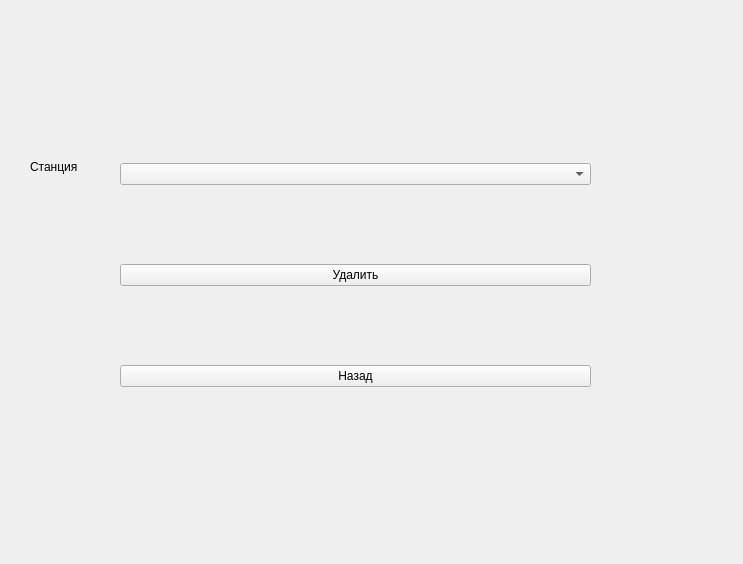
<?xml version="1.0" encoding="UTF-8"?>
<ui version="4.0">
 <class>DelStation</class>
 <widget class="QWidget" name="DelStation">
  <property name="geometry">
   <rect>
    <x>0</x>
    <y>0</y>
    <width>743</width>
    <height>564</height>
   </rect>
  </property>
  <property name="windowTitle">
   <string>Удаление станции</string>
  </property>
  <widget class="QWidget" name="verticalLayoutWidget">
   <property name="geometry">
    <rect>
     <x>120</x>
     <y>90</y>
     <width>471</width>
     <height>371</height>
    </rect>
   </property>
   <layout class="QVBoxLayout" name="verticalLayout">
    <item>
     <widget class="QComboBox" name="comboBox"/>
    </item>
    <item>
     <widget class="QPushButton" name="delBusBtn">
      <property name="text">
       <string>Удалить</string>
      </property>
     </widget>
    </item>
    <item>
     <widget class="QPushButton" name="backBtn">
      <property name="text">
       <string>Назад</string>
      </property>
     </widget>
    </item>
   </layout>
  </widget>
  <widget class="QLabel" name="label">
   <property name="geometry">
    <rect>
     <x>30</x>
     <y>160</y>
     <width>57</width>
     <height>14</height>
    </rect>
   </property>
   <property name="text">
    <string>Станция</string>
   </property>
  </widget>
 </widget>
 <resources/>
 <connections/>
</ui>
